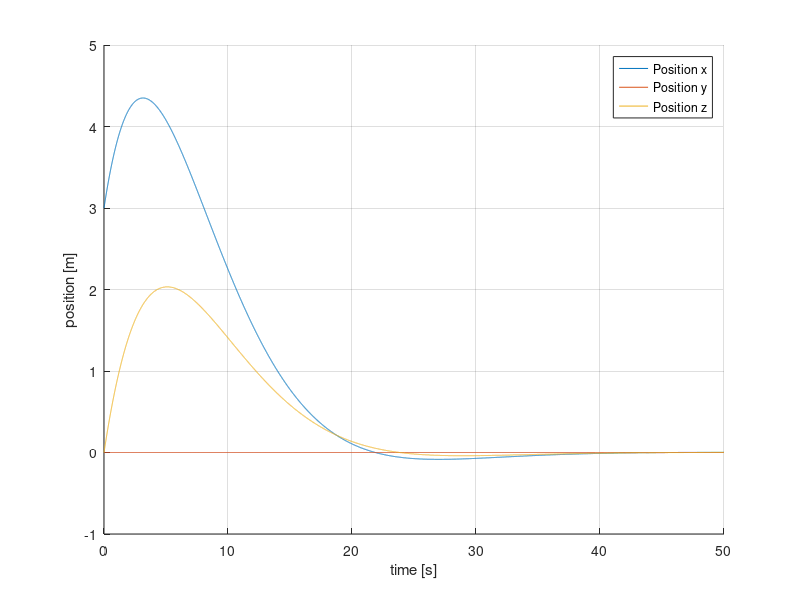
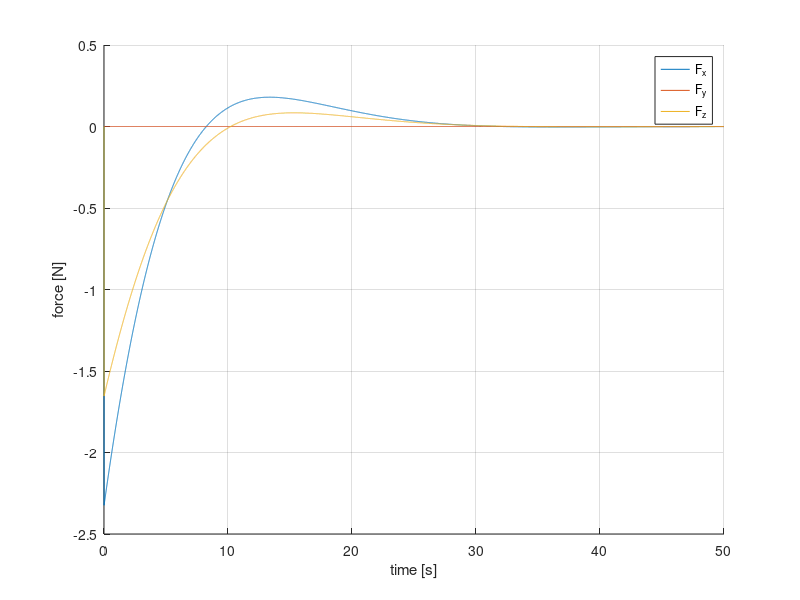
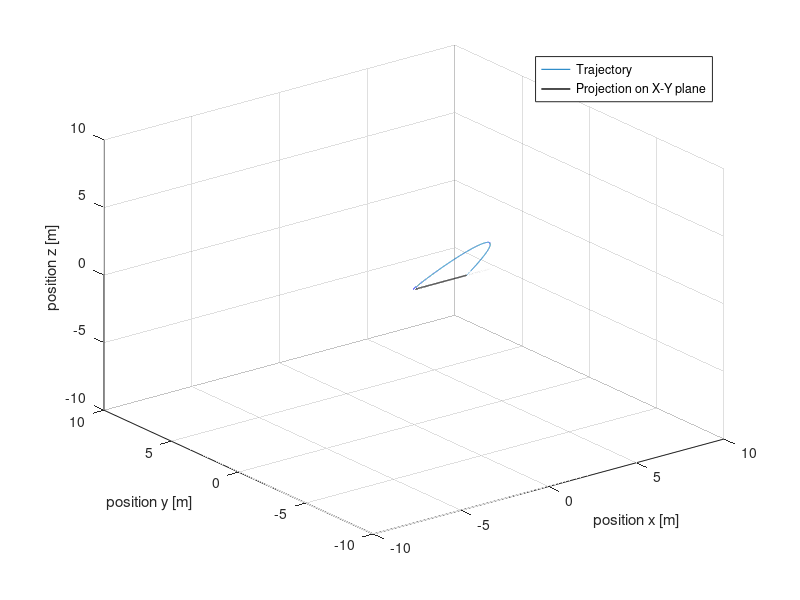

Source code (MATLAB) for these figures, in order:
%% 2-D LQR implementation

close all

% System charasteristics
m = 5; % kg

% Initial Conditions
x0 = [3;  % position x [m]
      0;  % position y [m]
      0;  % position z [m]
      1;  % velocity x [m/s]
      0;  % velocity y [m/s]
      1]; % velocity z [m/s]

% X dot vector:
    % velocity x
    % velocity y
    % velocity y
    % acceleration x
    % acceleration y
    % acceleration y


% System Dynamics
A = [0    0   0   1  0  0; 
     0    0   0   0  1  0;
     0    0   0   0  0  1;
     0    0   0   0  0  0;
     0    0   0   0  0  0;
     0    0   0   0  0  0]; % pass through the velocity term and discard the position term
B = [0    0   0; 
     0    0   0;
     0    0   0;
     1/m  0   0;
     0    1/m 0;
     0    0   1/m];
C = eye(6);
    % [1 0 0 0
    %  0 1 0 0
    %  0 0 1 0
    %  0 0 0 1];
D = [0 0 0;
     0 0 0;
     0 0 0;
     0 0 0;
     0 0 0;
     0 0 0];

% Control Law
Q = [.1 0 0 0 0 0;  % Penalize x error
     0 .1 0 0 0 0;  % Penalize y error
     0 0 .1 0 0 0;  % Penalize z error
     0 0 0 1 0 0;  % Penalize x velocity
     0 0 0 0 1 0;  % Penalize y velocity
     0 0 0 0 0 1]; % Penalize z velocity
R = [2 0 0;      % Penalize Fx
     0 2 0;      % Penalize Fy
     0 0 2];     % Penalize Fz
K = lqr(A,B,Q,R);
% 
% Closed loop system
sys = ss((A - B*K), B, C, D);

% Run response to initial condition
t = 0:0.005:50;
[y,t,x] = initial(sys, x0, t);


% Total impulse
dt = (t(2)-t(1));
Fx = [0; m*diff(y(:,4))/dt]; % N
Fuel_x = sum(abs(Fx)) * dt; % Ns
Fy = [0; m*diff(y(:,5))/dt]; % N
Fuel_y = sum(abs(Fy)) * dt; % Ns
Fz = [0; m*diff(y(:,6))/dt]; % N
Fuel_z = sum(abs(Fz)) * dt; % Ns
Fuel_total = Fuel_x + Fuel_y + Fuel_z; % Ns
disp(Fuel_total)


% Forces on the object
figure('Name', "Position over time")
hold on
grid
hold on
plot(t, y(:,1))
plot(t, y(:,2))
plot(t, y(:,3))

xlabel("time [s]")
ylabel("position [m]")
legend({ ...
    'Position x', ...
    'Position y' ...
    'Position z' ...
        },'Location','northeast')

% Forces on the object
figure('Name', "Force over Time")
hold on
grid
hold on
plot(t, Fx)
plot(t, Fy)
plot(t, Fz)

xlabel("time [s]")
ylabel("force [N]")
legend({ ...
    'F_x', ...
    'F_y' ...
    'F_z' ...
        },'Location','northeast')

% Plotting trajecotry
figure('Name', "Trajectory")
plot3(y(:,1),y(:,2),y(:,3))
% comet3(y(:,1),y(:,2),y(:,3),0.1)
grid
hold on
% plot3(0*y(:,1),y(:,2),y(:,3), 'color', 'k','LineWidth',1); % shadow on the Y-Z plane
% plot3(y(:,1),0*y(:,2),y(:,3), 'color', 'k','LineWidth',1); % shadow on the X-Z plane
plot3(y(:,1),y(:,2),0*y(:,3), 'color', 'k','LineWidth',1); % shadow on the X-Y plane

xlim([-10 10])
ylim([-10 10])
zlim([-10 10])

xlabel("position x [m]")
ylabel("position y [m]")
zlabel("position z [m]")

legend({ ...
    'Trajectory', ...
    'Projection on X-Y plane', ...
        },'Location','northeast')

